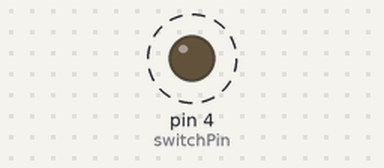
This sketch was run on a simulated Arduino Uno, built with avr-gcc and run on an emulated ATmega328P. On the bench: output pins drawn as LEDs (lit = HIGH). Dashed ring = blinking.

Above: at 0.2 s.
Timing chart, 0 to 3.0 s (numbered marks = the images above):
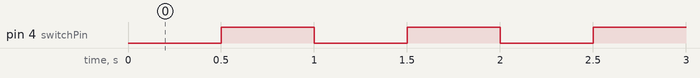

Measured:
- by itself, pin 4 (switchPin): alternates HIGH for 0.50 s and LOW for 0.50 s

The sketch:

ls.ino
```cpp
// turn LED on and off
// Manferdelli

const int switchPin= 4;
const int oscDelay= 500;
const int analogOn= 255;
const int analogOff= 0;

void setup() {
  pinMode(switchPin, OUTPUT);
}

void loop() {
  for(;;) {
    analogWrite(switchPin, analogOff);
    delay(oscDelay);
    analogWrite(switchPin, analogOn);
    delay(oscDelay);
  }
}
```
